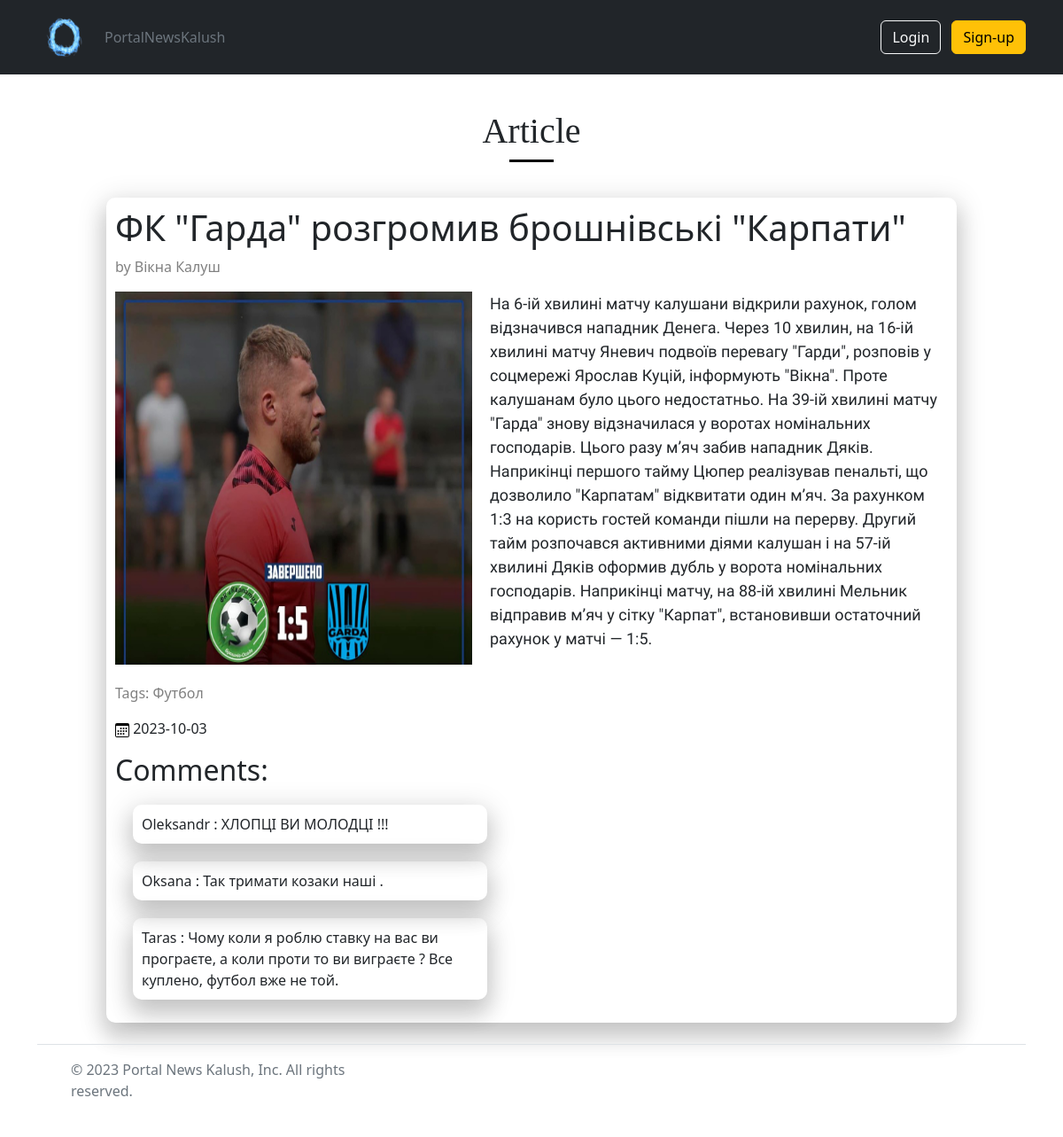
Page /article/3 on the committed database.
### main.py (models this page shows)
class Article(db.Model):
    __tablename__ = 'articles'
    id = db.Column(db.Integer, primary_key=True)
    title = db.Column(db.String(300), nullable=False)
    author = db.Column(db.String(100), nullable=False)
    date_published = db.Column(db.DateTime, nullable=False)
    tags = db.Column(db.String(100), nullable=False)
    content = db.Column(db.Text, nullable=False)
    photo = db.Column(db.String(255))

class Comment(db.Model):
    id = db.Column(db.Integer, primary_key=True)
    user_id = db.Column(db.Integer, db.ForeignKey('users.id'), nullable=False)
    article_id = db.Column(db.Integer, nullable=False)
    text = db.Column(db.Text, nullable=False)

class Users(db.Model, UserMixin):
    __tablename__ = 'users'
    id = db.Column(db.Integer, primary_key=True)
    username = db.Column(db.String(100), unique=True, nullable=False)
    email = db.Column(db.String(120), unique=True, nullable=False)
    password = db.Column(db.String(60), nullable=False)
    saved_articles = db.relationship('SavedArticle', backref='user', lazy=True)
    comments = db.relationship('Comment', backref='author', lazy=True)

### main.py (the view)
@app.route('/article/<int:article_id>')
def article(article_id):
    article = Article.query.get_or_404(article_id)
    comments = Comment.query.filter_by(article_id=article_id).all()
    return render_template('article.html', article=article, comments=comments)

### templates/article.html (shortened to what this page needs)
{% extends 'base.html' %}
{% block body %}
<h1 class="last_news">Article</h1>
<p class="line__"></p>
<div class="container__article">
    <h1 class="title__article">{{ article.title }}</h1>
    <p class="gray-text2">by {{ article.author }}</p>
    <div class="article-box__">
        <img src="{{ article.photo }}" alt="">
        <p>{{ article.content }}</p>
    </div>
    <p class="gray-text2">Tags: {{ article.tags }}</p>
    <p><img src="/static/images/calendar3.svg" alt="">     {{ article.date_published.strftime('%Y-%m-%d') }}</p>
    {% if comments %}
        <h2>Comments:</h2>
    {% endif %}
    {% for comment in comments %}
        <p class="comments__">{{ comment.author.username }} : {{ comment.text }}</p>
    {% endfor %}
</div>
{% endblock %}

### static/css/style.css (style rules this page uses)
.line__ { border-bottom: 3px solid #000000; width: 50px; margin: 5px auto 5px auto; }
.container__article { width: 80%; margin: 40px auto auto auto; box-shadow: 0 16px 24px 2px rgba(0, 0, 0, 0.14), 0 6px 30px 5px rgba(0, 0, 0, 0.12), 0 8px 10px -15px rgba(0, 0, 0, 0.12); border-radius: 10px; padding: 10px; }
.article-box__ { display: flex; flex-direction: row; padding-bottom: 20px; }
.article-box__ img { max-width: 45%; height: auto; padding-right: 20px; }
.article-box__ p { font-family: 'Ubuntu Condensed', sans-serif; font-size: 18px; }
.gray-text2 { color: gray; }
.comments__ { margin-top: 20px; margin-left: 20px; padding: 10px; border-radius: 10px; width: 400px; box-shadow: 0 16px 24px 2px rgba(0, 0, 0, 0.14), 0 6px 30px 5px rgba(0, 0, 0, 0.12), 0 8px 10px -15px rgba(0, 0, 0, 0.12); }
.last_news { font-family: 'Young Serif', serif; text-align: center; margin-top: 40px; }

### rows in the picture
Article: title "ФК \"Гарда\" розгромив брошнівські \"Карпати\"", author "Вікна Калуш", photo (picture), content "На 6-ій хвилині матчу калушани відкрили рахунок, голом відзначився нападник Денега. Через 10 хвилин, на 16-ій хвилині матчу Яневич подвоїв перевагу \"Гарди\", розповів у соцмережі Ярослав Куцій, інформують \"Вікна\". Проте калушанам було цього недостатньо. На 39-ій хвилині матчу \"Гарда\" знову відзначилася у воротах номінальних господарів. Цього разу мʼяч забив нападник Дяків. Наприкінці першого тайму Цюпер реалізував пенальті, що дозволило \"Карпатам\" відквитати один мʼяч. За рахунком 1:3 на користь гостей команди пішли на перерву. Другий тайм розпочався активними діями калушан і на 57-ій хвилині Дяків оформив дубль у ворота номінальних господарів. Наприкінці матчу, на 88-ій хвилині Мельник…", tags "Футбол", date_published "2023-10-03"
Comment: author.username "Oleksandr", text "ХЛОПЦІ ВИ МОЛОДЦІ !!!"
Comment: author.username "Oksana", text "Так тримати козаки наші ."
Comment: author.username "Taras", text "Чому коли я роблю ставку на вас ви програєте, а коли проти то ви виграєте ? Все куплено, футбол вже не той."
